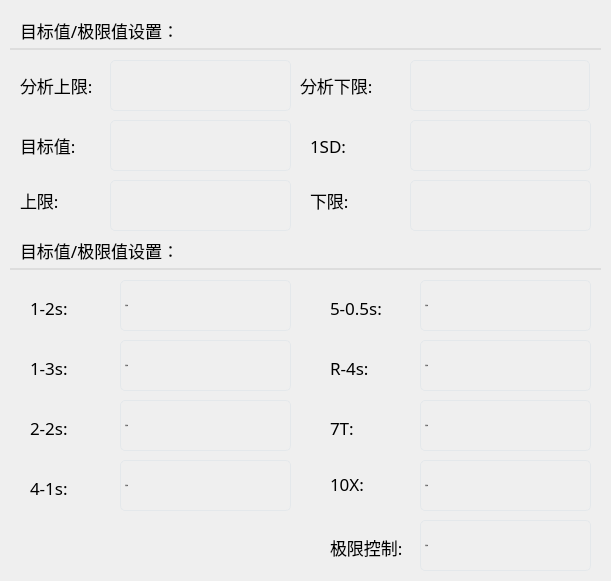
       <widget class="QWidget" name="widget_2" native="true">
        <property name="geometry">
         <rect>
          <x>840</x>
          <y>10</y>
          <width>611</width>
          <height>581</height>
         </rect>
        </property>
        <property name="styleSheet">
         <string notr="true">QWidget#widget_2{
border:1px solid #E4E8EB;
border-radius: 10px;
font:14px &quot;苹方 粗体&quot;;
}</string>
        </property>
        <widget class="QLabel" name="label_15">
         <property name="geometry">
          <rect>
           <x>30</x>
           <y>297</y>
           <width>91</width>
           <height>21</height>
          </rect>
         </property>
         <property name="font">
          <font>
           <family>苹方 粗体</family>
           <pointsize>13</pointsize>
          </font>
         </property>
         <property name="text">
          <string>1-2s:</string>
         </property>
        </widget>
        <widget class="QComboBox" name="cbx_r1_2s">
         <property name="geometry">
          <rect>
           <x>120</x>
           <y>280</y>
           <width>171</width>
           <height>51</height>
          </rect>
         </property>
         <property name="font">
          <font>
           <family>苹方 粗体</family>
           <pointsize>-1</pointsize>
           <weight>50</weight>
           <italic>false</italic>
           <bold>false</bold>
          </font>
         </property>
         <property name="focusPolicy">
          <enum>Qt::ClickFocus</enum>
         </property>
         <property name="styleSheet">
          <string notr="true">.QComboBox{
        border:1px solid #E4E8EB;
        border-radius:	5px;
        padding:2px 4px;
        background-color: transparent;
        color:#444444;
        font:18px &quot;苹方 粗体&quot;;
    }
    
    .QComboBox:disabled{
        background-color: #E4E4E4;
    }
    
    .QComboBox QAbstractItemView {
        border: none;
        color:#444444;
        font:20px &quot;苹方 粗体&quot;;
    }
    
    .QComboBox QAbstractItemView::item {
        height: 50px;
    }
    
    .QComboBox QAbstractItemView::item:selected {
        background:#F0E3E3;
        color:white
    }
    
    .QComboBox::drop-down {
        width: 20px;
        border:none;
    }
    
    .QComboBox::down-arrow {
        width: 25px;
        height: 25px;
        image: url(:/image/arrow_drop_down.svg);
    }</string>
         </property>
         <item>
          <property name="text">
           <string>不检测</string>
          </property>
         </item>
         <item>
          <property name="text">
           <string>警告</string>
          </property>
         </item>
         <item>
          <property name="text">
           <string>终止测试</string>
          </property>
         </item>
        </widget>
        <widget class="QComboBox" name="cbx_r1_3s">
         <property name="geometry">
          <rect>
           <x>120</x>
           <y>340</y>
           <width>171</width>
           <height>51</height>
          </rect>
         </property>
         <property name="font">
          <font>
           <family>苹方 粗体</family>
           <pointsize>-1</pointsize>
           <weight>50</weight>
           <italic>false</italic>
           <bold>false</bold>
          </font>
         </property>
         <property name="focusPolicy">
          <enum>Qt::ClickFocus</enum>
         </property>
         <property name="styleSheet">
          <string notr="true">.QComboBox{
        border:1px solid #E4E8EB;
        border-radius:	5px;
        padding:2px 4px;
        background-color: transparent;
        color:#444444;
        font:18px &quot;苹方 粗体&quot;;
    }
    
    .QComboBox:disabled{
        background-color: #E4E4E4;
    }
    
    .QComboBox QAbstractItemView {
        border: none;
        color:#444444;
        font:20px &quot;苹方 粗体&quot;;
    }
    
    .QComboBox QAbstractItemView::item {
        height: 50px;
    }
    
    .QComboBox QAbstractItemView::item:selected {
        background:#F0E3E3;
        color:white
    }
    
    .QComboBox::drop-down {
        width: 20px;
        border:none;
    }
    
    .QComboBox::down-arrow {
        width: 25px;
        height: 25px;
        image: url(:/image/arrow_drop_down.svg);
    }</string>
         </property>
         <item>
          <property name="text">
           <string>不检测</string>
          </property>
         </item>
         <item>
          <property name="text">
           <string>警告</string>
          </property>
         </item>
         <item>
          <property name="text">
           <string>终止测试</string>
          </property>
         </item>
        </widget>
        <widget class="QLabel" name="label_19">
         <property name="geometry">
          <rect>
           <x>30</x>
           <y>357</y>
           <width>91</width>
           <height>21</height>
          </rect>
         </property>
         <property name="font">
          <font>
           <family>苹方 粗体</family>
           <pointsize>13</pointsize>
          </font>
         </property>
         <property name="text">
          <string>1-3s:</string>
         </property>
        </widget>
        <widget class="QComboBox" name="cbx_r2_2s">
         <property name="geometry">
          <rect>
           <x>120</x>
           <y>400</y>
           <width>171</width>
           <height>51</height>
          </rect>
         </property>
         <property name="font">
          <font>
           <family>苹方 粗体</family>
           <pointsize>-1</pointsize>
           <weight>50</weight>
           <italic>false</italic>
           <bold>false</bold>
          </font>
         </property>
         <property name="focusPolicy">
          <enum>Qt::ClickFocus</enum>
         </property>
         <property name="styleSheet">
          <string notr="true">.QComboBox{
        border:1px solid #E4E8EB;
        border-radius:	5px;
        padding:2px 4px;
        background-color: transparent;
        color:#444444;
        font:18px &quot;苹方 粗体&quot;;
    }
    
    .QComboBox:disabled{
        background-color: #E4E4E4;
    }
    
    .QComboBox QAbstractItemView {
        border: none;
        color:#444444;
        font:20px &quot;苹方 粗体&quot;;
    }
    
    .QComboBox QAbstractItemView::item {
        height: 50px;
    }
    
    .QComboBox QAbstractItemView::item:selected {
        background:#F0E3E3;
        color:white
    }
    
    .QComboBox::drop-down {
        width: 20px;
        border:none;
    }
    
    .QComboBox::down-arrow {
        width: 25px;
        height: 25px;
        image: url(:/image/arrow_drop_down.svg);
    }</string>
         </property>
         <item>
          <property name="text">
           <string>不检测</string>
          </property>
         </item>
         <item>
          <property name="text">
           <string>警告</string>
          </property>
         </item>
         <item>
          <property name="text">
           <string>终止测试</string>
          </property>
         </item>
        </widget>
        <widget class="QLabel" name="label_20">
         <property name="geometry">
          <rect>
           <x>30</x>
           <y>417</y>
           <width>91</width>
           <height>21</height>
          </rect>
         </property>
         <property name="font">
          <font>
           <family>苹方 粗体</family>
           <pointsize>13</pointsize>
          </font>
         </property>
         <property name="text">
          <string>2-2s:</string>
         </property>
        </widget>
        <widget class="QComboBox" name="cbx_r4_1s">
         <property name="geometry">
          <rect>
           <x>120</x>
           <y>460</y>
           <width>171</width>
           <height>51</height>
          </rect>
         </property>
         <property name="font">
          <font>
           <family>苹方 粗体</family>
           <pointsize>-1</pointsize>
           <weight>50</weight>
           <italic>false</italic>
           <bold>false</bold>
          </font>
         </property>
         <property name="focusPolicy">
          <enum>Qt::ClickFocus</enum>
         </property>
         <property name="styleSheet">
          <string notr="true">.QComboBox{
        border:1px solid #E4E8EB;
        border-radius:	5px;
        padding:2px 4px;
        background-color: transparent;
        color:#444444;
        font:18px &quot;苹方 粗体&quot;;
    }
    
    .QComboBox:disabled{
        background-color: #E4E4E4;
    }
    
    .QComboBox QAbstractItemView {
        border: none;
        color:#444444;
        font:20px &quot;苹方 粗体&quot;;
    }
    
    .QComboBox QAbstractItemView::item {
        height: 50px;
    }
    
    .QComboBox QAbstractItemView::item:selected {
        background:#F0E3E3;
        color:white
    }
    
    .QComboBox::drop-down {
        width: 20px;
        border:none;
    }
    
    .QComboBox::down-arrow {
        width: 25px;
        height: 25px;
        image: url(:/image/arrow_drop_down.svg);
    }</string>
         </property>
         <item>
          <property name="text">
           <string>不检测</string>
          </property>
         </item>
         <item>
          <property name="text">
           <string>警告</string>
          </property>
         </item>
         <item>
          <property name="text">
           <string>终止测试</string>
          </property>
         </item>
        </widget>
        <widget class="QLabel" name="label_21">
         <property name="geometry">
          <rect>
           <x>30</x>
           <y>477</y>
           <width>91</width>
           <height>21</height>
          </rect>
         </property>
         <property name="font">
          <font>
           <family>苹方 粗体</family>
           <pointsize>13</pointsize>
          </font>
         </property>
         <property name="text">
          <string>4-1s:</string>
         </property>
        </widget>
        <widget class="QLabel" name="label_22">
         <property name="geometry">
          <rect>
           <x>330</x>
           <y>297</y>
           <width>91</width>
           <height>21</height>
          </rect>
         </property>
         <property name="font">
          <font>
           <family>苹方 粗体</family>
           <pointsize>13</pointsize>
          </font>
         </property>
         <property name="text">
          <string>5-0.5s:</string>
         </property>
        </widget>
        <widget class="QComboBox" name="cbx_r5_05s">
         <property name="geometry">
          <rect>
           <x>420</x>
           <y>280</y>
           <width>171</width>
           <height>51</height>
          </rect>
         </property>
         <property name="font">
          <font>
           <family>苹方 粗体</family>
           <pointsize>-1</pointsize>
           <weight>50</weight>
           <italic>false</italic>
           <bold>false</bold>
          </font>
         </property>
         <property name="focusPolicy">
          <enum>Qt::ClickFocus</enum>
         </property>
         <property name="styleSheet">
          <string notr="true">.QComboBox{
        border:1px solid #E4E8EB;
        border-radius:	5px;
        padding:2px 4px;
        background-color: transparent;
        color:#444444;
        font:18px &quot;苹方 粗体&quot;;
    }
    
    .QComboBox:disabled{
        background-color: #E4E4E4;
    }
    
    .QComboBox QAbstractItemView {
        border: none;
        color:#444444;
        font:20px &quot;苹方 粗体&quot;;
    }
    
    .QComboBox QAbstractItemView::item {
        height: 50px;
    }
    
    .QComboBox QAbstractItemView::item:selected {
        background:#F0E3E3;
        color:white
    }
    
    .QComboBox::drop-down {
        width: 20px;
        border:none;
    }
    
    .QComboBox::down-arrow {
        width: 25px;
        height: 25px;
        image: url(:/image/arrow_drop_down.svg);
    }</string>
         </property>
         <item>
          <property name="text">
           <string>不检测</string>
          </property>
         </item>
         <item>
          <property name="text">
           <string>警告</string>
          </property>
         </item>
         <item>
          <property name="text">
           <string>终止测试</string>
          </property>
         </item>
        </widget>
        <widget class="QComboBox" name="cbx_rR_4s">
         <property name="geometry">
          <rect>
           <x>420</x>
           <y>340</y>
           <width>171</width>
           <height>51</height>
          </rect>
         </property>
         <property name="font">
          <font>
           <family>苹方 粗体</family>
           <pointsize>-1</pointsize>
           <weight>50</weight>
           <italic>false</italic>
           <bold>false</bold>
          </font>
         </property>
         <property name="focusPolicy">
          <enum>Qt::ClickFocus</enum>
         </property>
         <property name="styleSheet">
          <string notr="true">.QComboBox{
        border:1px solid #E4E8EB;
        border-radius:	5px;
        padding:2px 4px;
        background-color: transparent;
        color:#444444;
        font:18px &quot;苹方 粗体&quot;;
    }
    
    .QComboBox:disabled{
        background-color: #E4E4E4;
    }
    
    .QComboBox QAbstractItemView {
        border: none;
        color:#444444;
        font:20px &quot;苹方 粗体&quot;;
    }
    
    .QComboBox QAbstractItemView::item {
        height: 50px;
    }
    
    .QComboBox QAbstractItemView::item:selected {
        background:#F0E3E3;
        color:white
    }
    
    .QComboBox::drop-down {
        width: 20px;
        border:none;
    }
    
    .QComboBox::down-arrow {
        width: 25px;
        height: 25px;
        image: url(:/image/arrow_drop_down.svg);
    }</string>
         </property>
         <item>
          <property name="text">
           <string>不检测</string>
          </property>
         </item>
         <item>
          <property name="text">
           <string>警告</string>
          </property>
         </item>
         <item>
          <property name="text">
           <string>终止测试</string>
          </property>
         </item>
        </widget>
        <widget class="QLabel" name="label_23">
         <property name="geometry">
          <rect>
           <x>330</x>
           <y>357</y>
           <width>91</width>
           <height>21</height>
          </rect>
         </property>
         <property name="font">
          <font>
           <family>苹方 粗体</family>
           <pointsize>13</pointsize>
          </font>
         </property>
         <property name="text">
          <string>R-4s:</string>
         </property>
        </widget>
        <widget class="QComboBox" name="cbx_r7t">
         <property name="geometry">
          <rect>
           <x>420</x>
           <y>400</y>
           <width>171</width>
           <height>51</height>
          </rect>
         </property>
         <property name="font">
          <font>
           <family>苹方 粗体</family>
           <pointsize>-1</pointsize>
           <weight>50</weight>
           <italic>false</italic>
           <bold>false</bold>
          </font>
         </property>
         <property name="focusPolicy">
          <enum>Qt::ClickFocus</enum>
         </property>
         <property name="styleSheet">
          <string notr="true">.QComboBox{
        border:1px solid #E4E8EB;
        border-radius:	5px;
        padding:2px 4px;
        background-color: transparent;
        color:#444444;
        font:18px &quot;苹方 粗体&quot;;
    }
    
    .QComboBox:disabled{
        background-color: #E4E4E4;
    }
    
    .QComboBox QAbstractItemView {
        border: none;
        color:#444444;
        font:20px &quot;苹方 粗体&quot;;
    }
    
    .QComboBox QAbstractItemView::item {
        height: 50px;
    }
    
    .QComboBox QAbstractItemView::item:selected {
        background:#F0E3E3;
        color:white
    }
    
    .QComboBox::drop-down {
        width: 20px;
        border:none;
    }
    
    .QComboBox::down-arrow {
        width: 25px;
        height: 25px;
        image: url(:/image/arrow_drop_down.svg);
    }</string>
         </property>
         <item>
          <property name="text">
           <string>不检测</string>
          </property>
         </item>
         <item>
          <property name="text">
           <string>警告</string>
          </property>
         </item>
         <item>
          <property name="text">
           <string>终止测试</string>
          </property>
         </item>
        </widget>
        <widget class="QLabel" name="label_24">
         <property name="geometry">
          <rect>
           <x>330</x>
           <y>417</y>
           <width>91</width>
           <height>21</height>
          </rect>
         </property>
         <property name="font">
          <font>
           <family>苹方 粗体</family>
           <pointsize>13</pointsize>
          </font>
         </property>
         <property name="text">
          <string>7T:</string>
         </property>
        </widget>
        <widget class="QLabel" name="label_25">
         <property name="geometry">
          <rect>
           <x>330</x>
           <y>473</y>
           <width>91</width>
           <height>21</height>
          </rect>
         </property>
         <property name="font">
          <font>
           <family>苹方 粗体</family>
           <pointsize>13</pointsize>
          </font>
         </property>
         <property name="text">
          <string>10X:</string>
         </property>
        </widget>
        <widget class="QComboBox" name="cbx_r10x">
         <property name="geometry">
          <rect>
           <x>420</x>
           <y>460</y>
           <width>171</width>
           <height>51</height>
          </rect>
         </property>
         <property name="font">
          <font>
           <family>苹方 粗体</family>
           <pointsize>-1</pointsize>
           <weight>50</weight>
           <italic>false</italic>
           <bold>false</bold>
          </font>
         </property>
         <property name="focusPolicy">
          <enum>Qt::ClickFocus</enum>
         </property>
         <property name="styleSheet">
          <string notr="true">.QComboBox{
        border:1px solid #E4E8EB;
        border-radius:	5px;
        padding:2px 4px;
        background-color: transparent;
        color:#444444;
        font:18px &quot;苹方 粗体&quot;;
    }
    
    .QComboBox:disabled{
        background-color: #E4E4E4;
    }
    
    .QComboBox QAbstractItemView {
        border: none;
        color:#444444;
        font:20px &quot;苹方 粗体&quot;;
    }
    
    .QComboBox QAbstractItemView::item {
        height: 50px;
    }
    
    .QComboBox QAbstractItemView::item:selected {
        background:#F0E3E3;
        color:white
    }
    
    .QComboBox::drop-down {
        width: 20px;
        border:none;
    }
    
    .QComboBox::down-arrow {
        width: 25px;
        height: 25px;
        image: url(:/image/arrow_drop_down.svg);
    }</string>
         </property>
         <item>
          <property name="text">
           <string>不检测</string>
          </property>
         </item>
         <item>
          <property name="text">
           <string>警告</string>
          </property>
         </item>
         <item>
          <property name="text">
           <string>终止测试</string>
          </property>
         </item>
        </widget>
        <widget class="QLabel" name="label_28">
         <property name="geometry">
          <rect>
           <x>330</x>
           <y>537</y>
           <width>91</width>
           <height>21</height>
          </rect>
         </property>
         <property name="font">
          <font>
           <family>苹方 粗体</family>
           <pointsize>13</pointsize>
          </font>
         </property>
         <property name="text">
          <string>极限控制:</string>
         </property>
        </widget>
        <widget class="QComboBox" name="cbx_limit_control">
         <property name="geometry">
          <rect>
           <x>420</x>
           <y>520</y>
           <width>171</width>
           <height>51</height>
          </rect>
         </property>
         <property name="font">
          <font>
           <family>苹方 粗体</family>
           <pointsize>-1</pointsize>
           <weight>50</weight>
           <italic>false</italic>
           <bold>false</bold>
          </font>
         </property>
         <property name="focusPolicy">
          <enum>Qt::ClickFocus</enum>
         </property>
         <property name="styleSheet">
          <string notr="true">.QComboBox{
        border:1px solid #E4E8EB;
        border-radius:	5px;
        padding:2px 4px;
        background-color: transparent;
        color:#444444;
        font:18px &quot;苹方 粗体&quot;;
    }
    
    .QComboBox:disabled{
        background-color: #E4E4E4;
    }
    
    .QComboBox QAbstractItemView {
        border: none;
        color:#444444;
        font:20px &quot;苹方 粗体&quot;;
    }
    
    .QComboBox QAbstractItemView::item {
        height: 50px;
    }
    
    .QComboBox QAbstractItemView::item:selected {
        background:#F0E3E3;
        color:white
    }
    
    .QComboBox::drop-down {
        width: 20px;
        border:none;
    }
    
    .QComboBox::down-arrow {
        width: 25px;
        height: 25px;
        image: url(:/image/arrow_drop_down.svg);
    }</string>
         </property>
         <item>
          <property name="text">
           <string>不检测</string>
          </property>
         </item>
         <item>
          <property name="text">
           <string>警告</string>
          </property>
         </item>
         <item>
          <property name="text">
           <string>终止测试</string>
          </property>
         </item>
        </widget>
        <widget class="QLineEdit" name="ldt_upper_limit">
         <property name="geometry">
          <rect>
           <x>110</x>
           <y>60</y>
           <width>181</width>
           <height>51</height>
          </rect>
         </property>
         <property name="font">
          <font>
           <family>苹方 粗体</family>
           <pointsize>-1</pointsize>
           <weight>50</weight>
           <italic>false</italic>
           <bold>false</bold>
          </font>
         </property>
         <property name="focusPolicy">
          <enum>Qt::ClickFocus</enum>
         </property>
         <property name="styleSheet">
          <string notr="true">border:1px solid #E4E8EB;border-radius:5px;padding:2px 4px;background-color: transparent;color:#444444;
font:18px &quot;苹方 粗体&quot;;</string>
         </property>
         <property name="text">
          <string/>
         </property>
         <property name="alignment">
          <set>Qt::AlignCenter</set>
         </property>
         <property name="readOnly">
          <bool>false</bool>
         </property>
        </widget>
        <widget class="QLabel" name="label_30">
         <property name="geometry">
          <rect>
           <x>20</x>
           <y>75</y>
           <width>91</width>
           <height>21</height>
          </rect>
         </property>
         <property name="font">
          <font>
           <family>苹方 粗体</family>
           <pointsize>13</pointsize>
          </font>
         </property>
         <property name="text">
          <string>分析上限:</string>
         </property>
        </widget>
        <widget class="QLineEdit" name="ldt_upper_bound">
         <property name="geometry">
          <rect>
           <x>110</x>
           <y>180</y>
           <width>181</width>
           <height>51</height>
          </rect>
         </property>
         <property name="font">
          <font>
           <family>苹方 粗体</family>
           <pointsize>-1</pointsize>
           <weight>50</weight>
           <italic>false</italic>
           <bold>false</bold>
          </font>
         </property>
         <property name="focusPolicy">
          <enum>Qt::ClickFocus</enum>
         </property>
         <property name="styleSheet">
          <string notr="true">border:1px solid #E4E8EB;border-radius:5px;padding:2px 4px;background-color: transparent;color:#444444;
font:18px &quot;苹方 粗体&quot;;</string>
         </property>
         <property name="text">
          <string/>
         </property>
         <property name="alignment">
          <set>Qt::AlignCenter</set>
         </property>
         <property name="readOnly">
          <bool>false</bool>
         </property>
        </widget>
        <widget class="QLabel" name="label_31">
         <property name="geometry">
          <rect>
           <x>20</x>
           <y>190</y>
           <width>91</width>
           <height>21</height>
          </rect>
         </property>
         <property name="font">
          <font>
           <family>苹方 粗体</family>
           <pointsize>13</pointsize>
          </font>
         </property>
         <property name="text">
          <string>上限:</string>
         </property>
        </widget>
        <widget class="QLineEdit" name="ldt_target_value">
         <property name="geometry">
          <rect>
           <x>110</x>
           <y>120</y>
           <width>181</width>
           <height>51</height>
          </rect>
         </property>
         <property name="font">
          <font>
           <family>苹方 粗体</family>
           <pointsize>-1</pointsize>
           <weight>50</weight>
           <italic>false</italic>
           <bold>false</bold>
          </font>
         </property>
         <property name="focusPolicy">
          <enum>Qt::ClickFocus</enum>
         </property>
         <property name="styleSheet">
          <string notr="true">border:1px solid #E4E8EB;border-radius:5px;padding:2px 4px;background-color: transparent;color:#444444;
font:18px &quot;苹方 粗体&quot;;</string>
         </property>
         <property name="text">
          <string/>
         </property>
         <property name="alignment">
          <set>Qt::AlignCenter</set>
         </property>
         <property name="readOnly">
          <bool>false</bool>
         </property>
        </widget>
        <widget class="QLabel" name="label_35">
         <property name="geometry">
          <rect>
           <x>20</x>
           <y>135</y>
           <width>91</width>
           <height>21</height>
          </rect>
         </property>
         <property name="font">
          <font>
           <family>苹方 粗体</family>
           <pointsize>13</pointsize>
          </font>
         </property>
         <property name="text">
          <string>目标值:</string>
         </property>
        </widget>
        <widget class="QLineEdit" name="ldt_lower_bound">
         <property name="geometry">
          <rect>
           <x>410</x>
           <y>180</y>
           <width>181</width>
           <height>51</height>
          </rect>
         </property>
         <property name="font">
          <font>
           <family>苹方 粗体</family>
           <pointsize>-1</pointsize>
           <weight>50</weight>
           <italic>false</italic>
           <bold>false</bold>
          </font>
         </property>
         <property name="focusPolicy">
          <enum>Qt::ClickFocus</enum>
         </property>
         <property name="styleSheet">
          <string notr="true">border:1px solid #E4E8EB;border-radius:5px;padding:2px 4px;background-color: transparent;color:#444444;
font:18px &quot;苹方 粗体&quot;;</string>
         </property>
         <property name="text">
          <string/>
         </property>
         <property name="alignment">
          <set>Qt::AlignCenter</set>
         </property>
         <property name="readOnly">
          <bool>false</bool>
         </property>
        </widget>
        <widget class="QLabel" name="label_33">
         <property name="geometry">
          <rect>
           <x>310</x>
           <y>190</y>
           <width>91</width>
           <height>21</height>
          </rect>
         </property>
         <property name="font">
          <font>
           <family>苹方 粗体</family>
           <pointsize>13</pointsize>
          </font>
         </property>
         <property name="text">
          <string>下限:</string>
         </property>
        </widget>
        <widget class="QLineEdit" name="ldt_loweer_limit">
         <property name="geometry">
          <rect>
           <x>410</x>
           <y>60</y>
           <width>180</width>
           <height>51</height>
          </rect>
         </property>
         <property name="font">
          <font>
           <family>苹方 粗体</family>
           <pointsize>-1</pointsize>
           <weight>50</weight>
           <italic>false</italic>
           <bold>false</bold>
          </font>
         </property>
         <property name="focusPolicy">
          <enum>Qt::ClickFocus</enum>
         </property>
         <property name="styleSheet">
          <string notr="true">border:1px solid #E4E8EB;border-radius:5px;padding:2px 4px;background-color: transparent;color:#444444;
font:18px &quot;苹方 粗体&quot;;</string>
         </property>
         <property name="text">
          <string/>
         </property>
         <property name="alignment">
          <set>Qt::AlignCenter</set>
         </property>
         <property name="readOnly">
          <bool>false</bool>
         </property>
        </widget>
        <widget class="QLabel" name="label_34">
         <property name="geometry">
          <rect>
           <x>300</x>
           <y>75</y>
           <width>91</width>
           <height>21</height>
          </rect>
         </property>
         <property name="font">
          <font>
           <family>苹方 粗体</family>
           <pointsize>13</pointsize>
          </font>
         </property>
         <property name="text">
          <string>分析下限:</string>
         </property>
        </widget>
        <widget class="QLineEdit" name="ldt_sd_value">
         <property name="geometry">
          <rect>
           <x>410</x>
           <y>120</y>
           <width>181</width>
           <height>51</height>
          </rect>
         </property>
         <property name="font">
          <font>
           <family>苹方 粗体</family>
           <pointsize>-1</pointsize>
           <weight>50</weight>
           <italic>false</italic>
           <bold>false</bold>
          </font>
         </property>
         <property name="focusPolicy">
          <enum>Qt::ClickFocus</enum>
         </property>
         <property name="styleSheet">
          <string notr="true">border:1px solid #E4E8EB;border-radius:5px;padding:2px 4px;background-color: transparent;color:#444444;
font:18px &quot;苹方 粗体&quot;;</string>
         </property>
         <property name="text">
          <string/>
         </property>
         <property name="alignment">
          <set>Qt::AlignCenter</set>
         </property>
         <property name="readOnly">
          <bool>false</bool>
         </property>
        </widget>
        <widget class="QLabel" name="label_36">
         <property name="geometry">
          <rect>
           <x>310</x>
           <y>135</y>
           <width>61</width>
           <height>21</height>
          </rect>
         </property>
         <property name="font">
          <font>
           <family>苹方 粗体</family>
           <pointsize>13</pointsize>
          </font>
         </property>
         <property name="text">
          <string>1SD:</string>
         </property>
        </widget>
        <widget class="QLabel" name="label_37">
         <property name="geometry">
          <rect>
           <x>20</x>
           <y>20</y>
           <width>291</width>
           <height>21</height>
          </rect>
         </property>
         <property name="font">
          <font>
           <family>苹方 粗体</family>
           <pointsize>13</pointsize>
          </font>
         </property>
         <property name="text">
          <string>目标值/极限值设置：</string>
         </property>
        </widget>
        <widget class="QLabel" name="label_38">
         <property name="geometry">
          <rect>
           <x>20</x>
           <y>240</y>
           <width>291</width>
           <height>21</height>
          </rect>
         </property>
         <property name="font">
          <font>
           <family>苹方 粗体</family>
           <pointsize>13</pointsize>
          </font>
         </property>
         <property name="text">
          <string>目标值/极限值设置：</string>
         </property>
        </widget>
        <widget class="QLineEdit" name="lineEdit_5">
         <property name="geometry">
          <rect>
           <x>10</x>
           <y>30</y>
           <width>591</width>
           <height>20</height>
          </rect>
         </property>
         <property name="styleSheet">
          <string notr="true">	border:none;
	background-color:transparent;
	border-bottom:2px solid #DDDDDD;
</string>
         </property>
         <property name="readOnly">
          <bool>true</bool>
         </property>
        </widget>
        <widget class="QLineEdit" name="lineEdit_6">
         <property name="geometry">
          <rect>
           <x>10</x>
           <y>250</y>
           <width>591</width>
           <height>20</height>
          </rect>
         </property>
         <property name="styleSheet">
          <string notr="true">	border:none;
	background-color:transparent;
	border-bottom:2px solid #DDDDDD;
</string>
         </property>
         <property name="readOnly">
          <bool>true</bool>
         </property>
        </widget>
       </widget>
